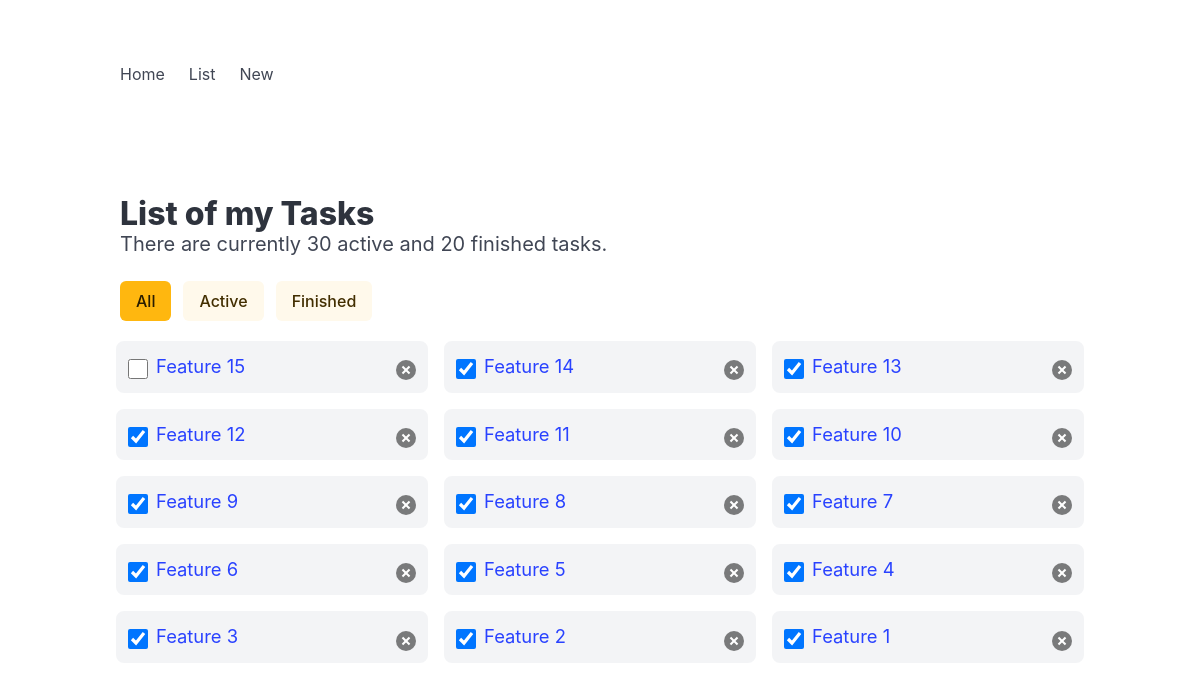
The app's page /todo/list/ (signed in), older data.
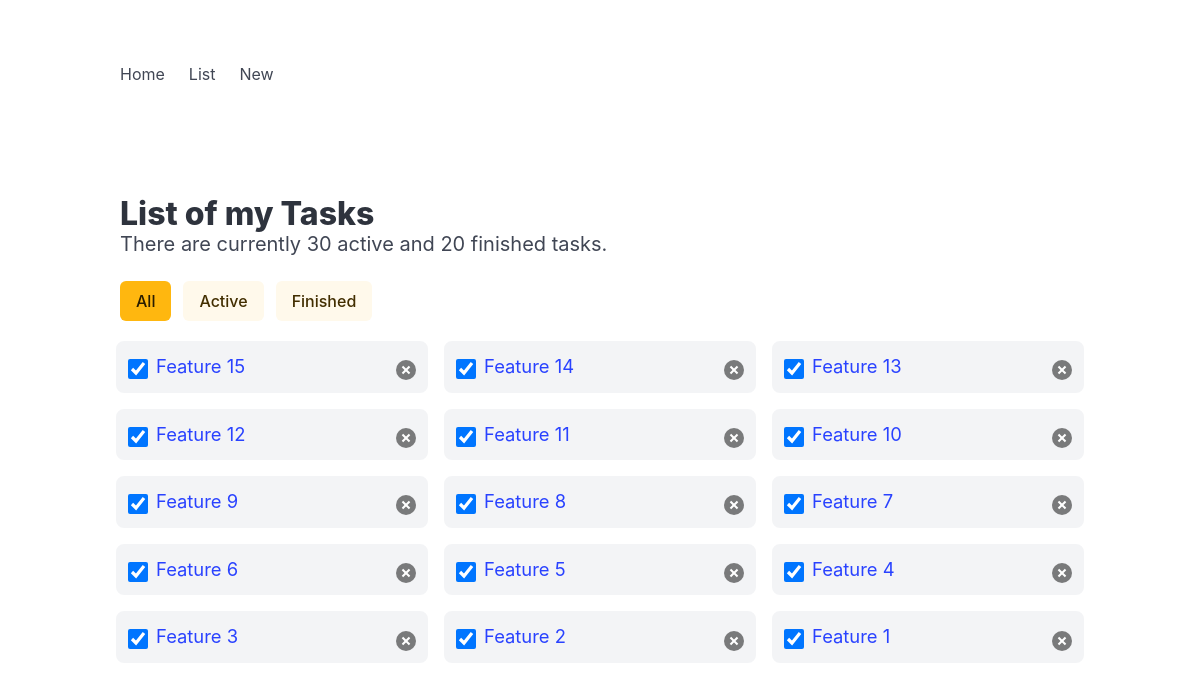
The same page, newer data.
### todo/models.py (models this page shows, shortened)
class Task(models.Model):
    user = models.ForeignKey(User, on_delete=models.CASCADE)
    title = models.CharField(max_length=100)
    desc = models.CharField(max_length=500)
    is_finished = models.BooleanField(default=False)
    finished_dt = models.DateTimeField(blank=True, null=True)
    dead_line_dt = models.DateTimeField(blank=True, null=True)
    create_dt = models.DateTimeField(auto_now_add=True)
    update_dt = models.DateTimeField(auto_now=True)

### todo/views.py (the view)
# urls.py: path('list/', views.todo_list, name='list'),
def todo_list(request):
    if request.user.is_authenticated:
        tasks = Task.objects.filter(user=request.user).order_by('-id')[0:100]
        context = {'tasks': tasks}
        return render(request, 'todo/list.html', context)
    else:
        return redirect('/todo')

### todo/templates/todo/list.html (shortened to what this page needs)
<!DOCTYPE html>
<html>
  <head>
    <link rel="stylesheet" href="https://cdn.jsdelivr.net/npm/bulma@1.0.2/css/bulma.min.css">
  </head>
  <body>
    {% include 'todo/includes/nav.html' %}
  <section class="section">
    <div class="container">
      <h1 class="title">List of my Tasks</h1>
      <p class="subtitle">There are currently 30 active and 20 finished tasks.</p>
      <div class="buttons">
        <a href="{{ request.path }}" class="button is-warning {% if 'active' in request.GET or 'finished' in request.GET %} is-light{% endif %}">All</a>
        <a href="{{ request.path }}?active" class="button is-warning {% if 'active' not in request.GET %} is-light{% endif %}">Active</a>
        <a href="{{ request.path }}?finished" class="button is-warning {% if 'finished' not in request.GET %} is-light{% endif %}">Finished</a>
      </div>
      {% if tasks %}
      <ul class="columns is-multiline" id="list">
        {% for task in tasks %}
          <li class="column is-4">
            <input type="checkbox" {% if task.is_finished %} checked {% endif %} title="Finish">
            <div>
              <a href="{% url 'todo:detail' number=task.id %}">{{ task.title }}</a>
              <br>
            </div>
            <button class="delete" title="Remove"></button>
          </li>
        {% endfor %}
        </ul>
      {% else %}
      <p class="is-size-5">No task to show here.</p>
      {% endif %}
    </div>
  </section>
  </body>
</html>

Row changes from the older to the newer data that the page shows:
changed Task "Feature 15": is_finished "☐" → "☑"
